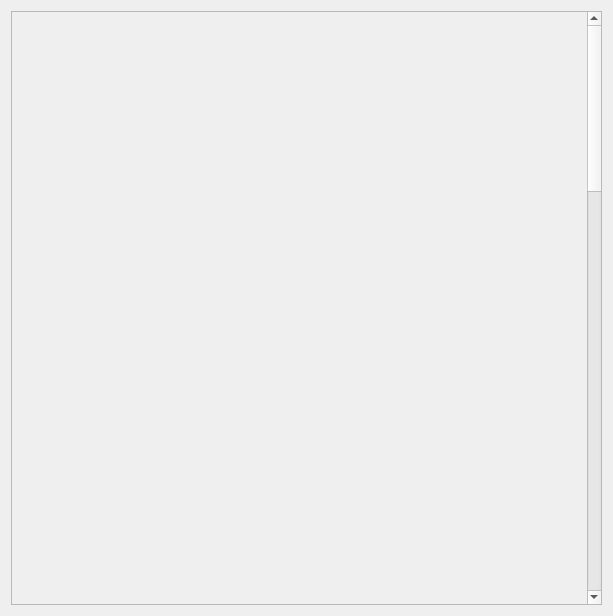
<?xml version="1.0" encoding="UTF-8"?>
<ui version="4.0">
 <class>CoffeeInstructionsDialog</class>
 <widget class="QDialog" name="CoffeeInstructionsDialog">
  <property name="geometry">
   <rect>
    <x>0</x>
    <y>0</y>
    <width>613</width>
    <height>616</height>
   </rect>
  </property>
  <property name="windowTitle">
   <string>Dialog</string>
  </property>
  <layout class="QGridLayout" name="gridLayout">
   <item row="0" column="0">
    <widget class="QScrollArea" name="scrollArea">
     <property name="widgetResizable">
      <bool>true</bool>
     </property>
     <widget class="QWidget" name="scrollAreaWidgetContents">
      <property name="geometry">
       <rect>
        <x>0</x>
        <y>0</y>
        <width>2094</width>
        <height>2018</height>
       </rect>
      </property>
      <layout class="QGridLayout" name="gridLayout_2">
       <item row="0" column="1">
        <widget class="QLabel" name="beans">
         <property name="sizePolicy">
          <sizepolicy hsizetype="Expanding" vsizetype="Expanding">
           <horstretch>0</horstretch>
           <verstretch>0</verstretch>
          </sizepolicy>
         </property>
         <property name="minimumSize">
          <size>
           <width>0</width>
           <height>2000</height>
          </size>
         </property>
         <property name="layoutDirection">
          <enum>Qt::LeftToRight</enum>
         </property>
         <property name="text">
          <string/>
         </property>
         <property name="pixmap">
          <pixmap resource="resources.qrc">:/icons/beans1.png</pixmap>
         </property>
         <property name="scaledContents">
          <bool>true</bool>
         </property>
        </widget>
       </item>
       <item row="0" column="0">
        <widget class="QLabel" name="label">
         <property name="sizePolicy">
          <sizepolicy hsizetype="Expanding" vsizetype="Preferred">
           <horstretch>0</horstretch>
           <verstretch>0</verstretch>
          </sizepolicy>
         </property>
         <property name="minimumSize">
          <size>
           <width>0</width>
           <height>0</height>
          </size>
         </property>
         <property name="styleSheet">
          <string notr="true">background-color: rgba(255, 255, 255, 0);
color: #000000;
</string>
         </property>
         <property name="frameShape">
          <enum>QFrame::NoFrame</enum>
         </property>
         <property name="text">
          <string>&lt;html&gt;&lt;head/&gt;&lt;body&gt;&lt;h2 align=&quot;center&quot; style=&quot; margin-top:16px; margin-bottom:12px; margin-left:0px; margin-right:0px; -qt-block-indent:0; text-indent:0px;&quot;&gt;&lt;span style=&quot; font-size:48pt; font-weight:700;&quot;&gt;☕️ Brewing the Perfect Espresso ☕️&lt;/span&gt;&lt;/h2&gt;&lt;p align=&quot;center&quot;&gt;&lt;span style=&quot; font-size:26pt; font-weight:700;&quot;&gt;1. Fresh Grind&lt;/span&gt;&lt;span style=&quot; font-size:48pt;&quot;&gt;&lt;br/&gt;&lt;/span&gt;&lt;span style=&quot; font-size:22pt;&quot;&gt;Grind fresh beans to a fine, even texture.&lt;/span&gt;&lt;/p&gt;&lt;p align=&quot;center&quot;&gt;&lt;span style=&quot; font-size:28pt; font-weight:700;&quot;&gt;2. Precise Dose&lt;/span&gt;&lt;span style=&quot; font-size:48pt;&quot;&gt;&lt;br/&gt;&lt;/span&gt;&lt;span style=&quot; font-size:20pt;&quot;&gt;Weigh out 18–20 g of grounds and gently mound them in the portafilter.&lt;/span&gt;&lt;/p&gt;&lt;p align=&quot;center&quot;&gt;&lt;span style=&quot; font-size:28pt; font-weight:700;&quot;&gt;3. Even Distribution&lt;/span&gt;&lt;span style=&quot; font-size:48pt;&quot;&gt;&lt;br/&gt;&lt;/span&gt;&lt;span style=&quot; font-size:20pt;&quot;&gt;Tap the side of the portafilter to settle the coffee and sweep off any stray grounds to create a flat surface.&lt;/span&gt;&lt;/p&gt;&lt;p align=&quot;center&quot;&gt;&lt;br/&gt;&lt;/p&gt;&lt;p align=&quot;center&quot;&gt;&lt;span style=&quot; font-size:28pt; font-weight:700;&quot;&gt;4. Firm Tamp&lt;/span&gt;&lt;span style=&quot; font-size:48pt;&quot;&gt;&lt;br/&gt;&lt;/span&gt;&lt;span style=&quot; font-size:20pt;&quot;&gt;Press down with 30–40 lbs of pressure using a level tamper. &lt;/span&gt;&lt;/p&gt;&lt;p align=&quot;center&quot;&gt;&lt;span style=&quot; font-size:28pt; font-weight:700;&quot;&gt;5. Secure Lock-In&lt;/span&gt;&lt;span style=&quot; font-size:48pt;&quot;&gt;&lt;br/&gt;&lt;/span&gt;&lt;span style=&quot; font-size:20pt;&quot;&gt;Twist the portafilter firmly into the group head.&lt;/span&gt;&lt;/p&gt;&lt;p align=&quot;center&quot;&gt;&lt;span style=&quot; font-size:20pt;&quot;&gt;.&lt;/span&gt;&lt;/p&gt;&lt;p align=&quot;center&quot;&gt;&lt;span style=&quot; font-size:28pt; font-weight:700;&quot;&gt;6. Flow Check&lt;/span&gt;&lt;span style=&quot; font-size:48pt;&quot;&gt;&lt;br/&gt;&lt;/span&gt;&lt;span style=&quot; font-size:20pt;&quot;&gt;Watch for a smooth, caramel-colored stream, no drips or spurts. &lt;/span&gt;&lt;/p&gt;&lt;p align=&quot;center&quot;&gt;&lt;span style=&quot; font-size:28pt; font-weight:700;&quot;&gt;7. Clean &amp;amp; Reset&lt;/span&gt;&lt;span style=&quot; font-size:48pt;&quot;&gt;&lt;br/&gt;&lt;/span&gt;&lt;span style=&quot; font-size:20pt;&quot;&gt;After the brewing process ends, eject the coffee-puck, wipe the basket, and prepare for your next shot.&lt;/span&gt;&lt;/p&gt;&lt;p align=&quot;center&quot;&gt;&lt;span style=&quot; font-size:72pt; font-weight:700;&quot;&gt;✨ Enjoy your coffee ✨&lt;/span&gt;&lt;/p&gt;&lt;/body&gt;&lt;/html&gt;</string>
         </property>
         <property name="textFormat">
          <enum>Qt::PlainText</enum>
         </property>
         <property name="wordWrap">
          <bool>true</bool>
         </property>
        </widget>
       </item>
      </layout>
     </widget>
    </widget>
   </item>
  </layout>
 </widget>
 <resources>
  <include location="resources.qrc"/>
 </resources>
 <connections/>
</ui>
